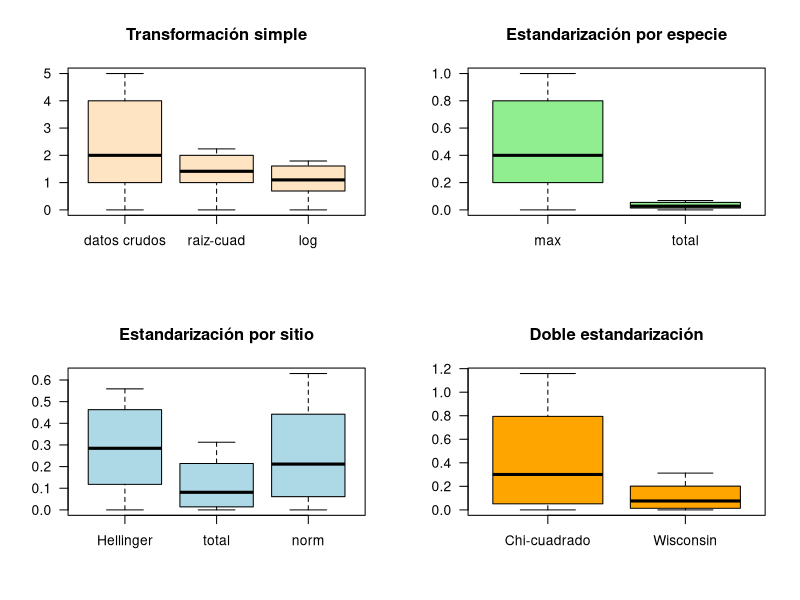
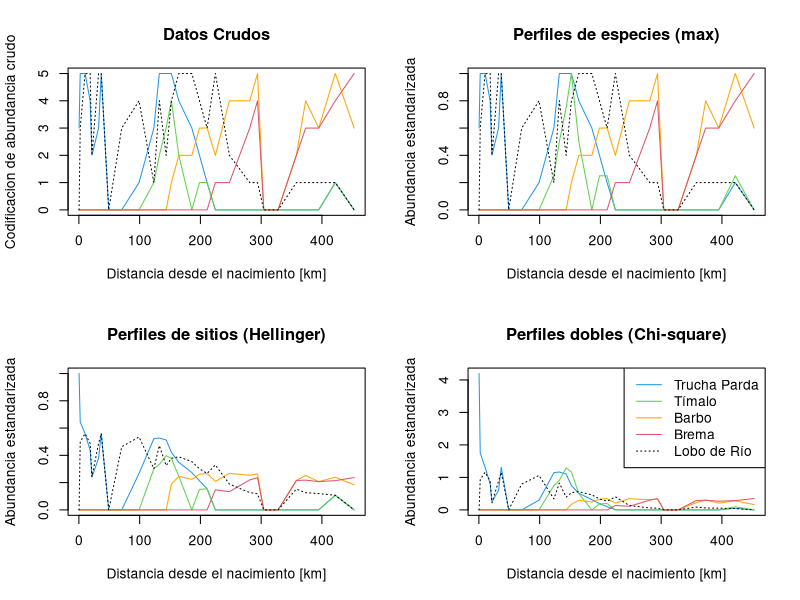
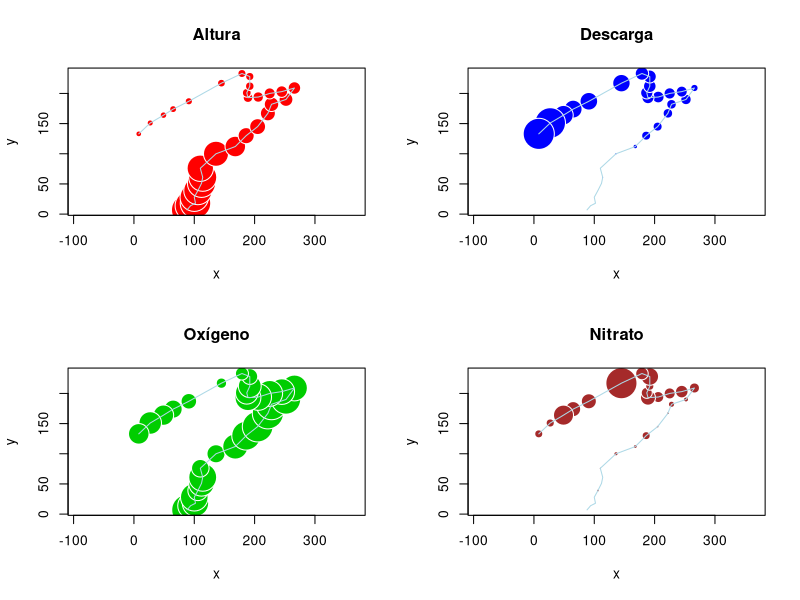
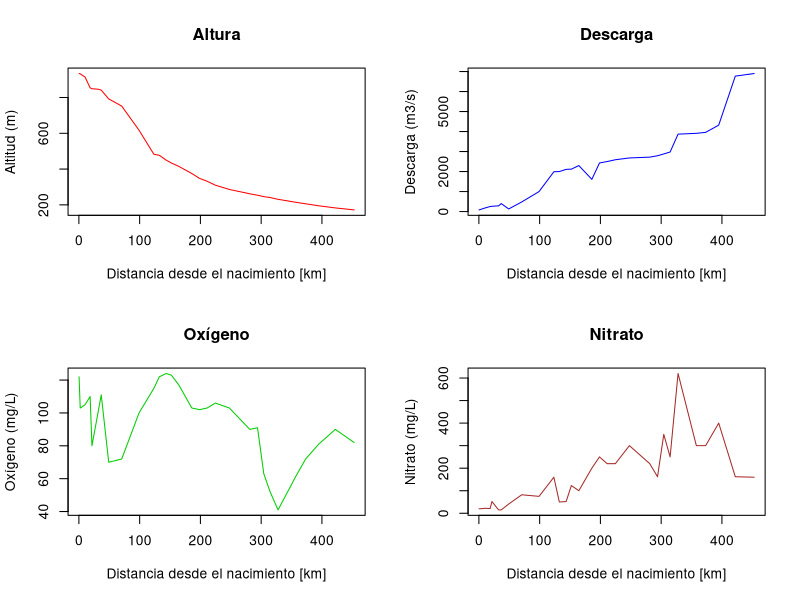
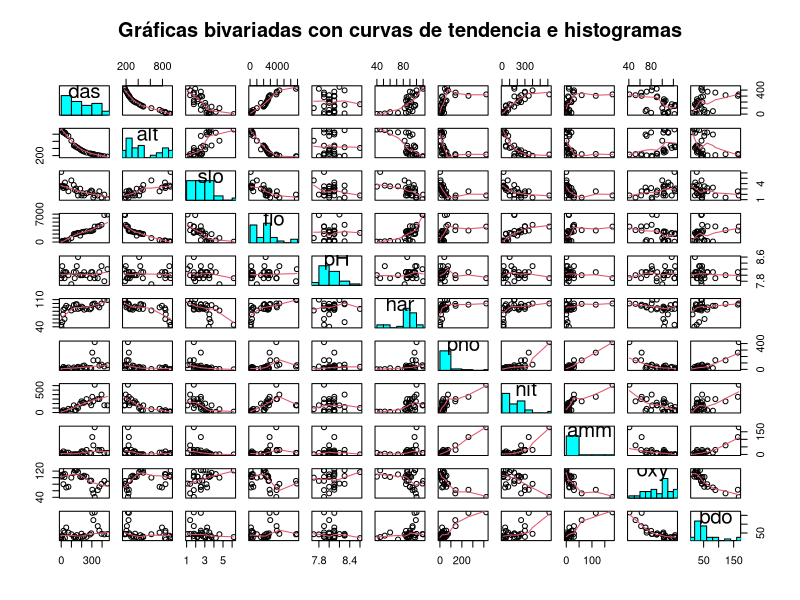
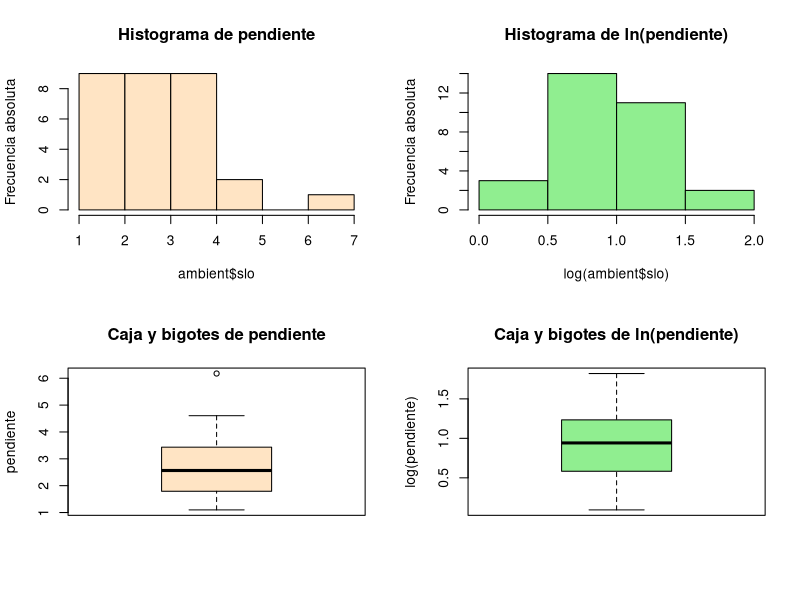

These charts were generated, in order, by the following R code:
## ---- chunk 1
knitr::opts_chunk$set(fig.width=11, 
                      fig.height=11)
## ---- chunk 2
ambient<-read.csv2("ambientales.csv",enc="latin1",row.names=1)
peces<-read.csv2("peces.csv",enc="latin1",row.names=1)
locs<-read.csv2("localidades.csv",enc="latin1",row.names=1)
nomEspec<-read.csv2("nombresdeespecies.csv",enc="latin1")
nomVarAmbient<-read.csv2("Nombresdevariablesambientales.csv",enc="latin1")
## ---- chunk 3
#------------------------------------------------------------------------------#
# Uso de la función diversity() del paquete vegan
require(vegan)
# Ayuda de la función diversity()
?diversity

N0 <- rowSums(peces > 0)         # Riqueza de especies
H <- diversity(peces)            # Entropía de Shannon
N1 <- exp(H)                     # Diversidad de Shannon (abundancia de especies)
N2 <- diversity(peces, "inv")    # Diversidad de Simpson (número de species dominantes)
J <- H/log(N0)                   # Índice de equitatividad de Pielou
E10 <- N1/N0                     # Equitatividad de Shannon (razón de Hill)
E20 <- N2/N0                     # Equitatividad de Simpson (razón de Hill)
(div <- data.frame(N0, H, N1, N2, E10, E20, J))
## ---- chunk 4
#------------------------------------------------------------------------------#
require(vegan)
# Ayuda de la función decostand().
?decostand

# Transformaciones simples
# Visión parcial de los datos crudos (códigos de abundancia)
peces[1:5, 2:4]
# Transformación de abundancias a presencia-ausencia (1-0)
peces.pa <- decostand(peces, method="pa")
peces.pa[1:5, 2:4]
## ---- chunk 5
#------------------------------------------------------------------------------#
# Escalado de abundancias mediante la división 
# por el máximo valor para cada especie.
# Nota: MARGIN=2 (por columna, valor por omisión) para este método.
peces.scal <- decostand(peces, "max")
peces.scal[1:5,2:4]
# Despliegue del máximo por columna
apply(peces.scal, 2, max)

# Escalado de abundancias mediante la división
# del total de especies.
# (Abundancia relativa por especies)
# Nota: MARGIN=2 para este método
peces.relsp <- decostand(peces, "total", MARGIN=2)
peces.relsp[1:5,2:4]
# Despligue la suma por columna
apply(peces.relsp, 2, sum)
## ---- chunk 6
#------------------------------------------------------------------------------#
# Escalado de abundancias mediante la división por el total de sitios.
# (abundancias relativas dividiendo por sitio)
# Nota: MARGIN=1 (valor por omisión) para este método.
peces.rel <- decostand(peces, "total")
peces.rel[1:5,2:4]
# Despligue de la suma de las filas por verctor para determinar si
# el escalado funcionó adecuadamente.
apply(peces.rel, 1, sum)

# Dado una longitud de 1 para cada fila (Normalización euclídea)
peces.norm <- decostand(peces, "normalize")
peces.norm[1:5,2:4]
# Vefificar la norma de los vectores fílas.
norm <- function(x) sqrt(x%*%x)
apply(peces.norm, 1, norm)

# Cálculo de la raiz cuadrada de la abundancia por sitio
peces.hel <- decostand(peces, "hellinger")
peces.hel[1:5,2:4]
# Verificar la noram de los vectores filas.
apply(peces.hel, 1, norm)
## ---- chunk 7
#------------------------------------------------------------------------------#
# Transformación chi-cuadrada.
peces.chi <- decostand(peces, "chi.square")
peces.chi[1:5,2:4]
# Verificación de lo que pasa en el sitio 8 que no fue encontrada
# ninguna especie.
peces.chi[7:9,]

# Estandarización Wisconsin.
# Las abundancias se ranquean primero por el número de especies máxima
# y luego por el total de sitios.
peces.wis <- wisconsin(peces)
peces.wis[1:5,2:4]

# Diagramas de caja y bigotes de las abundancias transfomrada
# de una especie común (stone loach (lobo de río, barbatula barbatula))
op<-par(no.readonly=TRUE)
par(mfrow=c(2,2))
boxplot(peces$Neba, sqrt(peces$Neba), log1p(peces$Neba),
        las=1, main="Transformación simple",
        names=c("datos crudos", "raiz-cuad", "log"), col="bisque")
boxplot(peces.scal$Neba, peces.relsp$Neba,
        las=1, main="Estandarización por especie",
        names=c("max", "total"), col="lightgreen")
boxplot(peces.hel$Neba, peces.rel$Neba, peces.norm$Neba,
        las=1, main="Estandarización por sitio",
        names=c("Hellinger", "total", "norm"), col="lightblue")
boxplot(peces.chi$Neba, peces.wis$Neba,
        las=1, main="Doble estandarización",
        names=c("Chi-cuadrado", "Wisconsin"), col="orange")
par(op)

## ---- chunk 8
# Graficación de perfiles a lo largo del 
# gradiente nacimiento-desembocadura.
op<-par(no.readonly=TRUE)
par(mfrow=c(2,2))
plot(ambient$das, peces$Satr, type="l", col=4, main="Datos Crudos",
     xlab="Distancia desde el nacimiento [km]",
     ylab="Codificacion de abundancia crudo")
lines(ambient$das, peces$Thth, col=3)
lines(ambient$das, peces$Baba, col="orange")
lines(ambient$das, peces$Abbr, col=2)
lines(ambient$das, peces$Neba, col=1, lty="dotted")

plot(ambient$das, peces.scal$Satr, type="l", col=4, 
     main="Perfiles de especies (max)",
     xlab="Distancia desde el nacimiento [km]", ylab="Abundancia estandarizada")
lines(ambient$das, peces.scal$Thth, col=3)
lines(ambient$das, peces.scal$Baba, col="orange")
lines(ambient$das, peces.scal$Abbr, col=2)
lines(ambient$das, peces.scal$Neba, col=1, lty="dotted")

plot(ambient$das, peces.hel$Satr, type="l", col=4,
     main="Perfiles de sitios (Hellinger)",
     xlab="Distancia desde el nacimiento [km]", ylab="Abundancia estandarizada")
lines(ambient$das, peces.hel$Thth, col=3)
lines(ambient$das, peces.hel$Baba, col="orange")
lines(ambient$das, peces.hel$Abbr, col=2)
lines(ambient$das, peces.hel$Neba, col=1, lty="dotted")

plot(ambient$das, peces.chi$Satr, type="l", col=4,
     main="Perfiles dobles (Chi-square)",
     xlab="Distancia desde el nacimiento [km]", ylab="Abundancia estandarizada")
lines(ambient$das, peces.chi$Thth, col=3)
lines(ambient$das, peces.chi$Baba, col="orange")
lines(ambient$das, peces.chi$Abbr, col=2)
lines(ambient$das, peces.chi$Neba, col=1, lty="dotted")
legend("topright", c("Trucha Parda", 
                     "Tímalo", 
                     "Barbo", 
                     "Brema",
                     "Lobo de Río"), col=c(4,3,"orange",2,1), lty=c(rep(1,4),3))
par(op)
## ---- chunk 9
#------------------------------------------------------------------------------#
op<-par(no.readonly=TRUE)
par(mfrow=c(2,2))
plot(locs, asp=1, main="Altura", pch=21, col="white", bg="red",
     cex=5*ambient$alt/max(ambient$alt), xlab="x", ylab="y")
lines(locs, col="light blue")
plot(locs, asp=1, main="Descarga", pch=21, col="white", bg="blue",
     cex=5*ambient$flo/max(ambient$flo), xlab="x", ylab="y")
lines(locs, col="light blue")
plot(locs, asp=1, main="Oxígeno", pch=21, col="white", bg="green3",
     cex=5*ambient$oxy/max(ambient$oxy), xlab="x", ylab="y")
lines(locs, col="light blue")
plot(locs, asp=1, main="Nitrato", pch=21, col="white", bg="brown",
     cex=5*ambient$nit/max(ambient$nit), xlab="x", ylab="y")
lines(locs, col="light blue")
par(op)


## ---- chunk 10
op<-par(no.readonly=TRUE)
par(mfrow=c(2,2))
plot(ambient$das, ambient$alt, type="l", xlab="Distancia desde el nacimiento [km]", 
     ylab="Altitud (m)", col="red", main="Altura")
plot(ambient$das, ambient$flo, type="l", xlab="Distancia desde el nacimiento [km]", 
     ylab="Descarga (m3/s)", col="blue", main="Descarga")
plot(ambient$das, ambient$oxy, type="l", xlab="Distancia desde el nacimiento [km]", 
     ylab="Oxígeno (mg/L)", col="green3", main="Oxígeno")
plot(ambient$das, ambient$nit, type="l", xlab="Distancia desde el nacimiento [km]", 
     ylab="Nitrato (mg/L)", col="brown", main="Nitrato")
par(op)



## ---- chunk 11
# Gráficas bivariadas con histogramas en la diagonal y
# curvas de tendencia suavizadas.
panel.hist <- function(x, ...)
{
  usr <- par("usr"); on.exit(par(usr))
  par(usr = c(usr[1:2], 0, 1.5) )
  h <- hist(x, plot = FALSE)
  breaks <- h$breaks; nB <- length(breaks)
  y <- h$counts; y <- y/max(y)
  rect(breaks[-nB], 0, breaks[-1], y, col = "cyan", ...)
}
op<-par(no.readonly=TRUE)
pairs(ambient, panel=panel.smooth, diag.panel=panel.hist,
      main="Gráficas bivariadas con curvas de tendencia e histogramas")
par(op)
## ---- chunk 12
range(ambient$slo)
# Transformación logarítimica de la variable pendiente (y=ln(x))
# Comparación de histogramas y diagramas de caja y bigotes de
# los datos crudos y transformados.
op<-par(no.readonly=TRUE)
par(mfrow=c(2,2))
hist(ambient$slo, col="bisque", right=FALSE,ylab="Frecuencia absoluta",
     main="Histograma de pendiente")
hist(log(ambient$slo), col="light green", right=F, 
     main="Histograma de ln(pendiente)",ylab="Frecuencia absoluta")
boxplot(ambient$slo, col="bisque", main="Caja y bigotes de pendiente",
        ylab="pendiente")
boxplot(log(ambient$slo), col="light green", 
        main="Caja y bigotes de ln(pendiente)",
        ylab="log(pendiente)")
op<-par(no.readonly=TRUE)

# Estandarización de todas las variables ambientales
# Centrado y escalado = variables estandarizadas o normalizadas (z-scores)
require(vegan)
ambient.z <- decostand(ambient, "standardize")
apply(ambient.z, 2, mean)	# means = 0
apply(ambient.z, 2, sd)		# standard deviations = 1

# La misma estandarización pero utilizando la función scale()
# Esta función devuelve una matriz.
ambient.z <- as.data.frame(scale(ambient))

